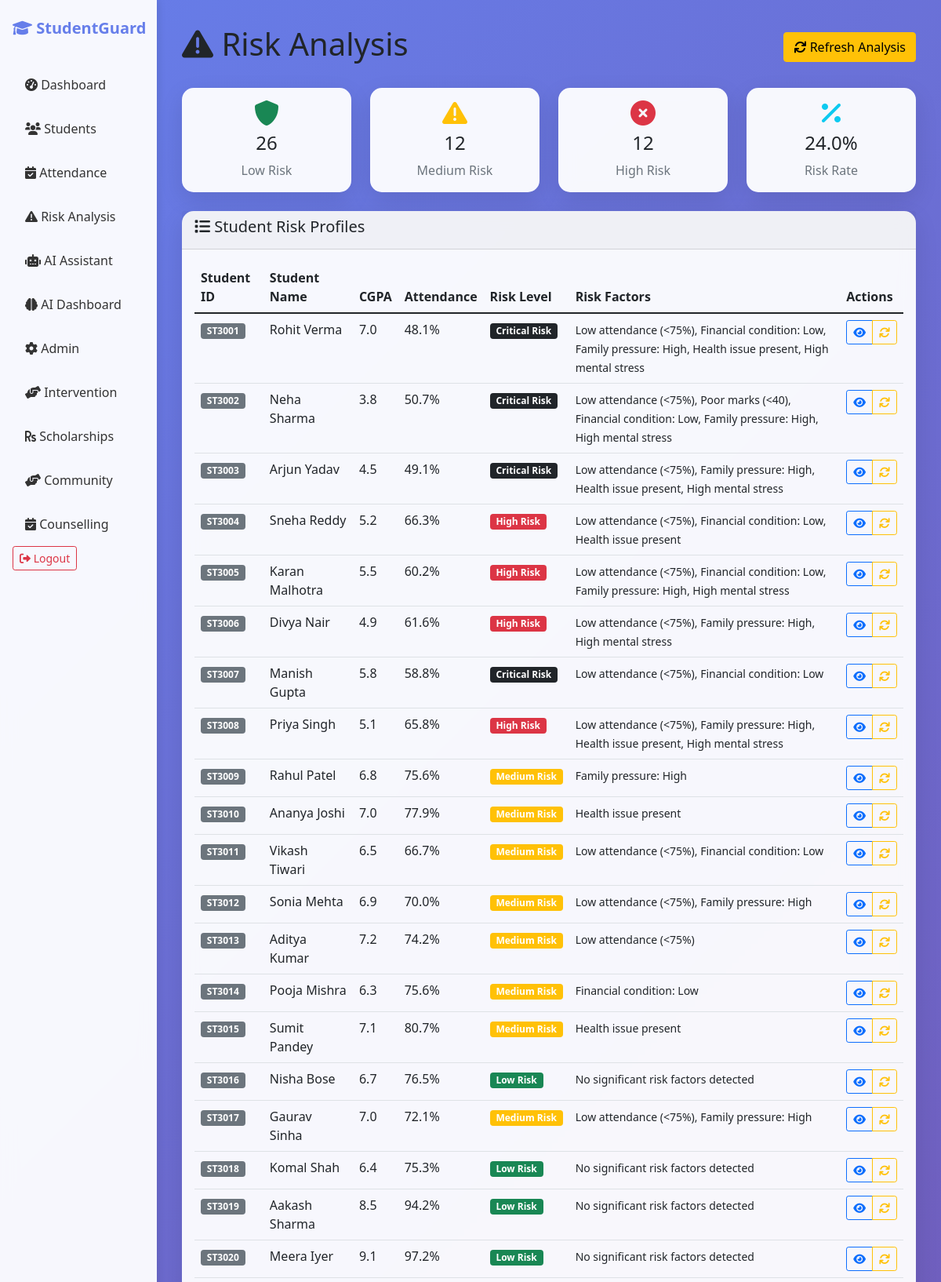
Page /risk (signed in, upper part) on the committed database.
### models_enhanced.py (models this page shows, shortened)
class Student(db.Model):
    __tablename__ = 'students'
    id = db.Column(db.Integer, primary_key=True)
    user_id = db.Column(db.Integer, db.ForeignKey('users.id'))
    student_id = db.Column(db.String(20), unique=True, nullable=False)
    first_name = db.Column(db.String(50), nullable=False)
    last_name = db.Column(db.String(50), nullable=False)
    email = db.Column(db.String(120), nullable=False)
    phone = db.Column(db.String(20))
    department = db.Column(db.String(50))
    year = db.Column(db.Integer)
    semester = db.Column(db.Integer)
    gpa = db.Column(db.Float)
    credits_completed = db.Column(db.Integer, default=0)
    enrollment_date = db.Column(db.Date)
    expected_graduation = db.Column(db.Date)
    date_of_birth = db.Column(db.Date)
    gender = db.Column(db.String(10))
    nationality = db.Column(db.String(50))
    address = db.Column(db.Text)
    annual_income = db.Column(db.Float)
    financial_need_level = db.Column(db.String(20))  # Low, Medium, High
    employment_status = db.Column(db.String(20))
    attendance_rate = db.Column(db.Float, default=0.0)
    academic_standing = db.Column(db.String(20))  # Good, Probation, etc.
    ai_profile_score = db.Column(db.Float, default=0.0)
    learning_style = db.Column(db.String(50))
    career_interests = db.Column(db.Text)
    scholarship_applications = db.relationship('ScholarshipApplication', backref='student', lazy=True)

### models.py (models this page shows, shortened)
class RiskProfile(db.Model):
    __tablename__ = 'risk_profiles'
    id = db.Column(db.Integer, primary_key=True)
    student_id = db.Column(db.Integer, db.ForeignKey('students.id'), nullable=False)
    risk_score = db.Column(db.Float, default=0.0)
    risk_level = db.Column(db.String(20), default='Low')  # Low, Medium, High, Critical
    attendance_rate = db.Column(db.Float, default=0.0)
    academic_performance = db.Column(db.Float, default=0.0)
    risk_reasons = db.Column(db.Text)  # Comma-separated reasons for rule-based assessment
    financial_issues = db.Column(db.Boolean, default=False)
    family_problems = db.Column(db.Boolean, default=False)
    health_issues = db.Column(db.Boolean, default=False)
    social_isolation = db.Column(db.Boolean, default=False)
    mental_wellbeing_score = db.Column(db.Float, default=10.0) # 0-10 scale, 10 is best
    last_updated = db.Column(db.DateTime, default=datetime.utcnow)
    ml_prediction = db.Column(db.Float)
    ml_confidence = db.Column(db.Float)
    ml_features = db.Column(db.Text)

### routes.py (the view)
@main_bp.route('/risk')
@login_required
@faculty_required
def risk():
    try:
        students_with_risk = Student.query.join(RiskProfile).all()
        risk_filter = request.args.get('risk_level', '')
        if risk_filter:
            students_with_risk = [s for s in students_with_risk if s.risk_profile.risk_level == risk_filter]
        return render_template('risk.html', students=students_with_risk, risk_filter=risk_filter)
    except Exception as e:
        flash(f'Risk analysis error: {str(e)}', 'danger')
        return render_template('risk.html', students=[], risk_filter='')

### routes.py (called while the page is built)
def faculty_required(f):
    from functools import wraps
    @wraps(f)
    def decorated_function(*args, **kwargs):
        if not current_user.is_authenticated or current_user.role not in ['admin', 'faculty']:
            flash('Faculty access required', 'danger')
            return redirect(url_for('main.login'))
        return f(*args, **kwargs)
    return decorated_function

### templates/risk.html (shortened to what this page needs)
{% extends "base.html" %}
{% block content %}
<div class="d-flex justify-content-between align-items-center mb-4">
    <h1><i class="fas fa-exclamation-triangle"></i> Risk Analysis</h1>
    <button class="btn btn-warning" onclick="location.reload()">
        <i class="fas fa-sync"></i> Refresh Analysis
    </button>
</div>
<div class="row mb-4">
    <div class="col-md-3">
        <div class="card text-center">
            <div class="card-body">
                <i class="fas fa-shield-alt fa-2x text-success mb-2"></i>
                <h4 class="card-title">{{ students|selectattr('risk_profile.risk_level','equalto','Low')|list|length }}</h4>
                <p class="card-text text-muted">Low Risk</p>
            </div>
        </div>
    </div>
    <div class="col-md-3">
        <div class="card text-center">
            <div class="card-body">
                <i class="fas fa-exclamation-triangle fa-2x text-warning mb-2"></i>
                <h4 class="card-title">{{ students|selectattr('risk_profile.risk_level','equalto','Medium')|list|length }}</h4>
                <p class="card-text text-muted">Medium Risk</p>
            </div>
        </div>
    </div>
    <div class="col-md-3">
        <div class="card text-center">
            <div class="card-body">
                <i class="fas fa-times-circle fa-2x text-danger mb-2"></i>
                <h4 class="card-title">{{ students|selectattr('risk_profile.risk_level','in',['High','Critical'])|list|length }}</h4>
                <p class="card-text text-muted">High Risk</p>
            </div>
        </div>
    </div>
    <div class="col-md-3">
        <div class="card text-center">
            <div class="card-body">
                <i class="fas fa-percentage fa-2x text-info mb-2"></i>
                <h4 class="card-title">{% if students|length > 0 %}{{ ((students|selectattr('risk_profile.risk_level','in',['High','Critical'])|list|length / students|length)*100)|round(1) }}%{% else %}0%{% endif %}</h4>
                <p class="card-text text-muted">Risk Rate</p>
            </div>
        </div>
    </div>
</div>
<div class="card">
    <div class="card-header">
        <h5><i class="fas fa-list"></i> Student Risk Profiles</h5>
    </div>
    <div class="card-body">
        <div class="table-responsive">
            <table class="table table-hover">
                <thead>
                    <tr>
                        <th>Student ID</th>
                        <th>Student Name</th>
                        <th>CGPA</th>
                        <th>Attendance</th>
                        <th>Risk Level</th>
                        <th>Risk Factors</th>
                        <th>Actions</th>
                    </tr>
                </thead>
                <tbody>
{% for student in students %}
<tr>
  <td><span class="badge bg-secondary">{{ student.student_id }}</span></td>
  <td>{{ student.first_name }} {{ student.last_name }}</td>
  <td>{{ student.gpa or 'N/A' }}</td>
  <td>{{ student.risk_profile.attendance_rate|round(1) if student.risk_profile else 'N/A' }}%</td>
  <td>
    {% set level = student.risk_profile.risk_level if student.risk_profile else 'Low' %}
    <span class="badge {% if level == 'Critical' %}bg-dark{% elif level == 'High' %}bg-danger{% elif level == 'Medium' %}bg-warning{% else %}bg-success{% endif %}">
      {{ level }} Risk
    </span>
  </td>
  <td><small>{{ student.risk_profile.risk_reasons if student.risk_profile else '—' }}</small></td>
  <td>
    <div class="btn-group btn-group-sm">
      <a href="/student/{{ student.id }}" class="btn btn-outline-primary"><i class="fas fa-eye"></i></a>
      <a href="/api/update_risk/{{ student.id }}" class="btn btn-outline-warning"><i class="fas fa-sync"></i></a>
    </div>
  </td>
</tr>
{% else %}
<tr><td colspan="7" class="text-center text-muted">No students found</td></tr>
{% endfor %}
</tbody>
            </table>
        </div>
    </div>
</div>
{% endblock %}

### templates/base.html (style rules this page uses)
body { background: linear-gradient(135deg, #667eea 0%, #764ba2 100%); min-height: 100vh; }
.card { background: rgba(255, 255, 255, 0.95); backdrop-filter: blur(10px); border: none; border-radius: 15px; box-shadow: 0 10px 30px rgba(0, 0, 0, 0.1); }

### rows in the picture
Student: student_id "ST3001", first_name "Rohit", last_name "Verma", gpa "7.0", risk_profile.attendance_rate "48.1", risk_profile "Low attendance (<75%), Financial condition: Low, Family pressure: High, Health issue present, High mental stress"
RiskProfile: risk_level "Critical"
Student: student_id "ST3002", first_name "Neha", last_name "Sharma", gpa "3.8", risk_profile.attendance_rate "50.7", risk_profile "Low attendance (<75%), Poor marks (<40), Financial condition: Low, Family pressure: High, High mental stress"
RiskProfile: risk_level "Critical"
Student: student_id "ST3003", first_name "Arjun", last_name "Yadav", gpa "4.5", risk_profile.attendance_rate "49.1", risk_profile "Low attendance (<75%), Family pressure: High, Health issue present, High mental stress"
RiskProfile: risk_level "Critical"
Student: student_id "ST3004", first_name "Sneha", last_name "Reddy", gpa "5.2", risk_profile.attendance_rate "66.3", risk_profile "Low attendance (<75%), Financial condition: Low, Health issue present"
RiskProfile: risk_level "High"
Student: student_id "ST3005", first_name "Karan", last_name "Malhotra", gpa "5.5", risk_profile.attendance_rate "60.2", risk_profile "Low attendance (<75%), Financial condition: Low, Family pressure: High, High mental stress"
RiskProfile: risk_level "High"
Student: student_id "ST3006", first_name "Divya", last_name "Nair", gpa "4.9", risk_profile.attendance_rate "61.6", risk_profile "Low attendance (<75%), Family pressure: High, High mental stress"
RiskProfile: risk_level "High"
Student: student_id "ST3007", first_name "Manish", last_name "Gupta", gpa "5.8", risk_profile.attendance_rate "58.8", risk_profile "Low attendance (<75%), Financial condition: Low"
RiskProfile: risk_level "Critical"
Student: student_id "ST3008", first_name "Priya", last_name "Singh", gpa "5.1", risk_profile.attendance_rate "65.8", risk_profile "Low attendance (<75%), Family pressure: High, Health issue present, High mental stress"
RiskProfile: risk_level "High"
Student: student_id "ST3009", first_name "Rahul", last_name "Patel", gpa "6.8", risk_profile.attendance_rate "75.6", risk_profile "Family pressure: High"
RiskProfile: risk_level "Medium"
Student: student_id "ST3010", first_name "Ananya", last_name "Joshi", gpa "7.0", risk_profile.attendance_rate "77.9", risk_profile "Health issue present"
RiskProfile: risk_level "Medium"
Student: student_id "ST3011", first_name "Vikash", last_name "Tiwari", gpa "6.5", risk_profile.attendance_rate "66.7", risk_profile "Low attendance (<75%), Financial condition: Low"
RiskProfile: risk_level "Medium"
Student: student_id "ST3012", first_name "Sonia", last_name "Mehta", gpa "6.9", risk_profile.attendance_rate "70.0", risk_profile "Low attendance (<75%), Family pressure: High"
RiskProfile: risk_level "Medium"
Student: student_id "ST3013", first_name "Aditya", last_name "Kumar", gpa "7.2", risk_profile.attendance_rate "74.2", risk_profile "Low attendance (<75%)"
RiskProfile: risk_level "Medium"
Student: student_id "ST3014", first_name "Pooja", last_name "Mishra", gpa "6.3", risk_profile.attendance_rate "75.6", risk_profile "Financial condition: Low"
RiskProfile: risk_level "Medium"
Student: student_id "ST3015", first_name "Sumit", last_name "Pandey", gpa "7.1", risk_profile.attendance_rate "80.7", risk_profile "Health issue present"
RiskProfile: risk_level "Medium"
Student: student_id "ST3016", first_name "Nisha", last_name "Bose", gpa "6.7", risk_profile.attendance_rate "76.5", risk_profile "No significant risk factors detected"
RiskProfile: risk_level "Low"
Student: student_id "ST3017", first_name "Gaurav", last_name "Sinha", gpa "7.0", risk_profile.attendance_rate "72.1", risk_profile "Low attendance (<75%), Family pressure: High"
RiskProfile: risk_level "Medium"
Student: student_id "ST3018", first_name "Komal", last_name "Shah", gpa "6.4", risk_profile.attendance_rate "75.3", risk_profile "No significant risk factors detected"
RiskProfile: risk_level "Low"
Student: student_id "ST3019", first_name "Aakash", last_name "Sharma", gpa "8.5", risk_profile.attendance_rate "94.2", risk_profile "No significant risk factors detected"
RiskProfile: risk_level "Low"
Student: student_id "ST3020", first_name "Meera", last_name "Iyer", gpa "9.1", risk_profile.attendance_rate "97.2", risk_profile "No significant risk factors detected"
RiskProfile: risk_level "Low"
